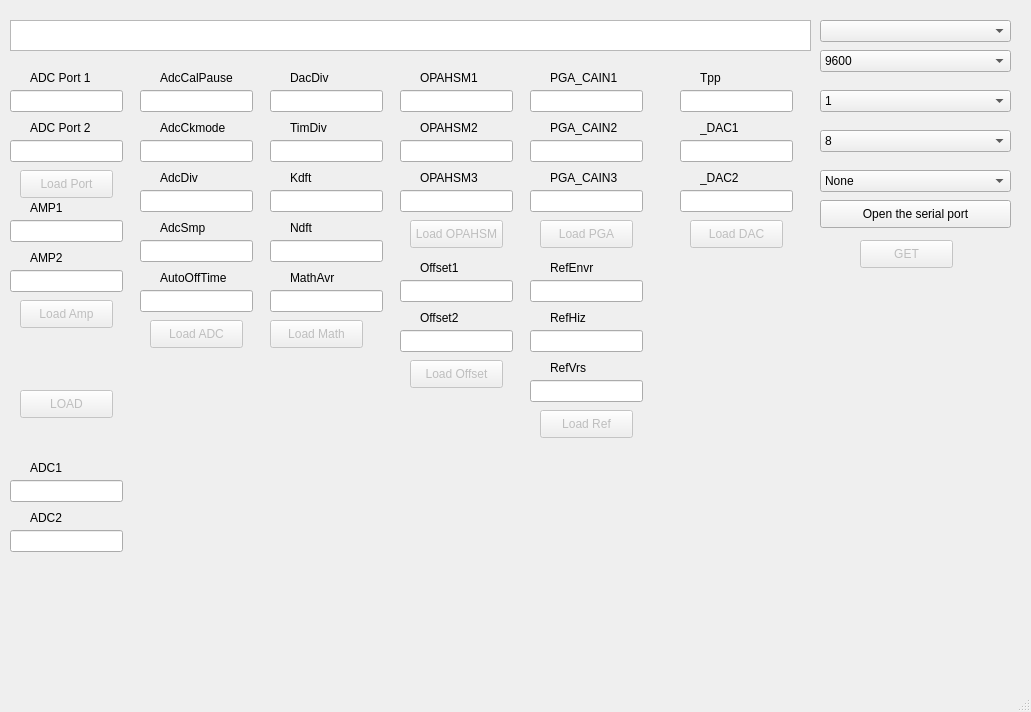
<?xml version="1.0" encoding="UTF-8"?>
<ui version="4.0">
 <class>MainWindow</class>
 <widget class="QMainWindow" name="MainWindow">
  <property name="geometry">
   <rect>
    <x>0</x>
    <y>0</y>
    <width>1031</width>
    <height>712</height>
   </rect>
  </property>
  <property name="windowTitle">
   <string>MainWindow</string>
  </property>
  <widget class="QWidget" name="centralwidget">
   <widget class="QComboBox" name="choosePorts">
    <property name="geometry">
     <rect>
      <x>820</x>
      <y>20</y>
      <width>191</width>
      <height>22</height>
     </rect>
    </property>
   </widget>
   <widget class="QComboBox" name="baud_value">
    <property name="geometry">
     <rect>
      <x>820</x>
      <y>50</y>
      <width>191</width>
      <height>22</height>
     </rect>
    </property>
    <item>
     <property name="text">
      <string>9600</string>
     </property>
    </item>
    <item>
     <property name="text">
      <string>115200</string>
     </property>
    </item>
    <item>
     <property name="text">
      <string>209700</string>
     </property>
    </item>
   </widget>
   <widget class="QPushButton" name="connect_button">
    <property name="geometry">
     <rect>
      <x>820</x>
      <y>200</y>
      <width>191</width>
      <height>28</height>
     </rect>
    </property>
    <property name="text">
     <string>Open the serial port</string>
    </property>
   </widget>
   <widget class="QTextBrowser" name="browser_dataReceive">
    <property name="geometry">
     <rect>
      <x>10</x>
      <y>20</y>
      <width>801</width>
      <height>31</height>
     </rect>
    </property>
   </widget>
   <widget class="QComboBox" name="box_stopBit">
    <property name="geometry">
     <rect>
      <x>820</x>
      <y>90</y>
      <width>191</width>
      <height>22</height>
     </rect>
    </property>
    <item>
     <property name="text">
      <string>1</string>
     </property>
    </item>
    <item>
     <property name="text">
      <string>1.5</string>
     </property>
    </item>
    <item>
     <property name="text">
      <string>2</string>
     </property>
    </item>
   </widget>
   <widget class="QComboBox" name="box_dataBits">
    <property name="geometry">
     <rect>
      <x>820</x>
      <y>130</y>
      <width>191</width>
      <height>22</height>
     </rect>
    </property>
    <item>
     <property name="text">
      <string>8</string>
     </property>
    </item>
    <item>
     <property name="text">
      <string>7</string>
     </property>
    </item>
    <item>
     <property name="text">
      <string>6</string>
     </property>
    </item>
    <item>
     <property name="text">
      <string>5</string>
     </property>
    </item>
   </widget>
   <widget class="QComboBox" name="box_parityBit">
    <property name="geometry">
     <rect>
      <x>820</x>
      <y>170</y>
      <width>191</width>
      <height>22</height>
     </rect>
    </property>
    <item>
     <property name="text">
      <string>None</string>
     </property>
    </item>
    <item>
     <property name="text">
      <string>Even</string>
     </property>
    </item>
    <item>
     <property name="text">
      <string>Odd</string>
     </property>
    </item>
   </widget>
   <widget class="QLineEdit" name="le_ADC_PORT_1">
    <property name="geometry">
     <rect>
      <x>10</x>
      <y>90</y>
      <width>113</width>
      <height>22</height>
     </rect>
    </property>
   </widget>
   <widget class="QLineEdit" name="le_ADC_PORT_2">
    <property name="geometry">
     <rect>
      <x>10</x>
      <y>140</y>
      <width>113</width>
      <height>22</height>
     </rect>
    </property>
   </widget>
   <widget class="QLineEdit" name="le_AMP1">
    <property name="geometry">
     <rect>
      <x>10</x>
      <y>220</y>
      <width>113</width>
      <height>22</height>
     </rect>
    </property>
   </widget>
   <widget class="QLineEdit" name="le_AMP2">
    <property name="geometry">
     <rect>
      <x>10</x>
      <y>270</y>
      <width>113</width>
      <height>22</height>
     </rect>
    </property>
   </widget>
   <widget class="QLineEdit" name="le_adccalpause">
    <property name="geometry">
     <rect>
      <x>140</x>
      <y>90</y>
      <width>113</width>
      <height>22</height>
     </rect>
    </property>
   </widget>
   <widget class="QLabel" name="ADC_Port_1_lb">
    <property name="geometry">
     <rect>
      <x>30</x>
      <y>70</y>
      <width>71</width>
      <height>16</height>
     </rect>
    </property>
    <property name="text">
     <string>ADC Port 1</string>
    </property>
   </widget>
   <widget class="QLabel" name="ADC_Port_2_lb">
    <property name="geometry">
     <rect>
      <x>30</x>
      <y>120</y>
      <width>71</width>
      <height>16</height>
     </rect>
    </property>
    <property name="text">
     <string>ADC Port 2</string>
    </property>
   </widget>
   <widget class="QLabel" name="AMP1_l">
    <property name="geometry">
     <rect>
      <x>30</x>
      <y>200</y>
      <width>71</width>
      <height>16</height>
     </rect>
    </property>
    <property name="text">
     <string>AMP1</string>
    </property>
   </widget>
   <widget class="QLabel" name="AMP2_l">
    <property name="geometry">
     <rect>
      <x>30</x>
      <y>250</y>
      <width>71</width>
      <height>16</height>
     </rect>
    </property>
    <property name="text">
     <string>AMP2</string>
    </property>
   </widget>
   <widget class="QLabel" name="ADCCALPAUSE_l">
    <property name="geometry">
     <rect>
      <x>160</x>
      <y>70</y>
      <width>81</width>
      <height>16</height>
     </rect>
    </property>
    <property name="text">
     <string>AdcCalPause</string>
    </property>
   </widget>
   <widget class="QLabel" name="AutoOffTime">
    <property name="geometry">
     <rect>
      <x>160</x>
      <y>270</y>
      <width>71</width>
      <height>16</height>
     </rect>
    </property>
    <property name="text">
     <string>AutoOffTime</string>
    </property>
   </widget>
   <widget class="QLabel" name="AdcDiv">
    <property name="geometry">
     <rect>
      <x>160</x>
      <y>170</y>
      <width>71</width>
      <height>16</height>
     </rect>
    </property>
    <property name="text">
     <string>AdcDiv</string>
    </property>
   </widget>
   <widget class="QLabel" name="AdcSmp">
    <property name="geometry">
     <rect>
      <x>160</x>
      <y>220</y>
      <width>71</width>
      <height>16</height>
     </rect>
    </property>
    <property name="text">
     <string>AdcSmp</string>
    </property>
   </widget>
   <widget class="QLineEdit" name="lo_adcckmode">
    <property name="geometry">
     <rect>
      <x>140</x>
      <y>140</y>
      <width>113</width>
      <height>22</height>
     </rect>
    </property>
   </widget>
   <widget class="QLineEdit" name="leAutoOffTime">
    <property name="geometry">
     <rect>
      <x>140</x>
      <y>290</y>
      <width>113</width>
      <height>22</height>
     </rect>
    </property>
   </widget>
   <widget class="QLabel" name="DacDiv">
    <property name="geometry">
     <rect>
      <x>290</x>
      <y>70</y>
      <width>81</width>
      <height>16</height>
     </rect>
    </property>
    <property name="text">
     <string>DacDiv</string>
    </property>
   </widget>
   <widget class="QLineEdit" name="le_DacDiv">
    <property name="geometry">
     <rect>
      <x>270</x>
      <y>90</y>
      <width>113</width>
      <height>22</height>
     </rect>
    </property>
   </widget>
   <widget class="QLineEdit" name="le_ADCDiv">
    <property name="geometry">
     <rect>
      <x>140</x>
      <y>190</y>
      <width>113</width>
      <height>22</height>
     </rect>
    </property>
   </widget>
   <widget class="QLabel" name="AdcCkmode_l">
    <property name="geometry">
     <rect>
      <x>160</x>
      <y>120</y>
      <width>71</width>
      <height>16</height>
     </rect>
    </property>
    <property name="text">
     <string>AdcCkmode</string>
    </property>
   </widget>
   <widget class="QLineEdit" name="le_AdcSmp">
    <property name="geometry">
     <rect>
      <x>140</x>
      <y>240</y>
      <width>113</width>
      <height>22</height>
     </rect>
    </property>
   </widget>
   <widget class="QLabel" name="MathAvr">
    <property name="geometry">
     <rect>
      <x>290</x>
      <y>270</y>
      <width>71</width>
      <height>16</height>
     </rect>
    </property>
    <property name="text">
     <string>MathAvr</string>
    </property>
   </widget>
   <widget class="QLabel" name="Kdft">
    <property name="geometry">
     <rect>
      <x>290</x>
      <y>170</y>
      <width>71</width>
      <height>16</height>
     </rect>
    </property>
    <property name="text">
     <string>Kdft</string>
    </property>
   </widget>
   <widget class="QLabel" name="Ndft">
    <property name="geometry">
     <rect>
      <x>290</x>
      <y>220</y>
      <width>71</width>
      <height>16</height>
     </rect>
    </property>
    <property name="text">
     <string>Ndft</string>
    </property>
   </widget>
   <widget class="QLineEdit" name="le_TimDiv">
    <property name="geometry">
     <rect>
      <x>270</x>
      <y>140</y>
      <width>113</width>
      <height>22</height>
     </rect>
    </property>
   </widget>
   <widget class="QLineEdit" name="le_MathAvr">
    <property name="geometry">
     <rect>
      <x>270</x>
      <y>290</y>
      <width>113</width>
      <height>22</height>
     </rect>
    </property>
   </widget>
   <widget class="QLabel" name="OPAHSM1">
    <property name="geometry">
     <rect>
      <x>420</x>
      <y>70</y>
      <width>81</width>
      <height>16</height>
     </rect>
    </property>
    <property name="text">
     <string>OPAHSM1</string>
    </property>
   </widget>
   <widget class="QLineEdit" name="le_OPAHSM1">
    <property name="geometry">
     <rect>
      <x>400</x>
      <y>90</y>
      <width>113</width>
      <height>22</height>
     </rect>
    </property>
   </widget>
   <widget class="QLineEdit" name="le_Kdft">
    <property name="geometry">
     <rect>
      <x>270</x>
      <y>190</y>
      <width>113</width>
      <height>22</height>
     </rect>
    </property>
   </widget>
   <widget class="QLabel" name="TimDiv">
    <property name="geometry">
     <rect>
      <x>290</x>
      <y>120</y>
      <width>71</width>
      <height>16</height>
     </rect>
    </property>
    <property name="text">
     <string>TimDiv</string>
    </property>
   </widget>
   <widget class="QLineEdit" name="le_Ndft">
    <property name="geometry">
     <rect>
      <x>270</x>
      <y>240</y>
      <width>113</width>
      <height>22</height>
     </rect>
    </property>
   </widget>
   <widget class="QLabel" name="Offse2">
    <property name="geometry">
     <rect>
      <x>420</x>
      <y>310</y>
      <width>71</width>
      <height>16</height>
     </rect>
    </property>
    <property name="text">
     <string>Offset2</string>
    </property>
   </widget>
   <widget class="QLabel" name="OPAHCM3">
    <property name="geometry">
     <rect>
      <x>420</x>
      <y>170</y>
      <width>71</width>
      <height>16</height>
     </rect>
    </property>
    <property name="text">
     <string>OPAHSM3</string>
    </property>
   </widget>
   <widget class="QLabel" name="Offset1">
    <property name="geometry">
     <rect>
      <x>420</x>
      <y>260</y>
      <width>71</width>
      <height>16</height>
     </rect>
    </property>
    <property name="text">
     <string>Offset1</string>
    </property>
   </widget>
   <widget class="QLineEdit" name="le_OPAHSM2">
    <property name="geometry">
     <rect>
      <x>400</x>
      <y>140</y>
      <width>113</width>
      <height>22</height>
     </rect>
    </property>
   </widget>
   <widget class="QLineEdit" name="le_offset2">
    <property name="geometry">
     <rect>
      <x>400</x>
      <y>330</y>
      <width>113</width>
      <height>22</height>
     </rect>
    </property>
   </widget>
   <widget class="QLabel" name="PGA_CAIN1">
    <property name="geometry">
     <rect>
      <x>550</x>
      <y>70</y>
      <width>81</width>
      <height>16</height>
     </rect>
    </property>
    <property name="text">
     <string>PGA_CAIN1</string>
    </property>
   </widget>
   <widget class="QLineEdit" name="le_PGA_CAIN1">
    <property name="geometry">
     <rect>
      <x>530</x>
      <y>90</y>
      <width>113</width>
      <height>22</height>
     </rect>
    </property>
   </widget>
   <widget class="QLineEdit" name="le_OPAHSM3">
    <property name="geometry">
     <rect>
      <x>400</x>
      <y>190</y>
      <width>113</width>
      <height>22</height>
     </rect>
    </property>
   </widget>
   <widget class="QLabel" name="OPAHSM2">
    <property name="geometry">
     <rect>
      <x>420</x>
      <y>120</y>
      <width>71</width>
      <height>16</height>
     </rect>
    </property>
    <property name="text">
     <string>OPAHSM2</string>
    </property>
   </widget>
   <widget class="QLineEdit" name="le_Offset1">
    <property name="geometry">
     <rect>
      <x>400</x>
      <y>280</y>
      <width>113</width>
      <height>22</height>
     </rect>
    </property>
   </widget>
   <widget class="QLabel" name="RefHiz">
    <property name="geometry">
     <rect>
      <x>550</x>
      <y>310</y>
      <width>71</width>
      <height>16</height>
     </rect>
    </property>
    <property name="text">
     <string>RefHiz</string>
    </property>
   </widget>
   <widget class="QLabel" name="PGA_CAIN3">
    <property name="geometry">
     <rect>
      <x>550</x>
      <y>170</y>
      <width>71</width>
      <height>16</height>
     </rect>
    </property>
    <property name="text">
     <string>PGA_CAIN3</string>
    </property>
   </widget>
   <widget class="QLabel" name="RefEnvr">
    <property name="geometry">
     <rect>
      <x>550</x>
      <y>260</y>
      <width>71</width>
      <height>16</height>
     </rect>
    </property>
    <property name="text">
     <string>RefEnvr</string>
    </property>
   </widget>
   <widget class="QLineEdit" name="le_PGA_CAIN2">
    <property name="geometry">
     <rect>
      <x>530</x>
      <y>140</y>
      <width>113</width>
      <height>22</height>
     </rect>
    </property>
   </widget>
   <widget class="QLineEdit" name="le_RefHiz">
    <property name="geometry">
     <rect>
      <x>530</x>
      <y>330</y>
      <width>113</width>
      <height>22</height>
     </rect>
    </property>
   </widget>
   <widget class="QLabel" name="RefVrs">
    <property name="geometry">
     <rect>
      <x>550</x>
      <y>360</y>
      <width>81</width>
      <height>16</height>
     </rect>
    </property>
    <property name="text">
     <string>RefVrs</string>
    </property>
   </widget>
   <widget class="QLineEdit" name="le_RefVrs">
    <property name="geometry">
     <rect>
      <x>530</x>
      <y>380</y>
      <width>113</width>
      <height>22</height>
     </rect>
    </property>
   </widget>
   <widget class="QLineEdit" name="le_PGA_CAIN3">
    <property name="geometry">
     <rect>
      <x>530</x>
      <y>190</y>
      <width>113</width>
      <height>22</height>
     </rect>
    </property>
   </widget>
   <widget class="QLabel" name="ADC_Port_1_lb_5">
    <property name="geometry">
     <rect>
      <x>550</x>
      <y>120</y>
      <width>71</width>
      <height>16</height>
     </rect>
    </property>
    <property name="text">
     <string>PGA_CAIN2</string>
    </property>
   </widget>
   <widget class="QLineEdit" name="le_RefEnvr">
    <property name="geometry">
     <rect>
      <x>530</x>
      <y>280</y>
      <width>113</width>
      <height>22</height>
     </rect>
    </property>
   </widget>
   <widget class="QLabel" name="ADC_Port_2_lb_6">
    <property name="geometry">
     <rect>
      <x>700</x>
      <y>120</y>
      <width>71</width>
      <height>16</height>
     </rect>
    </property>
    <property name="text">
     <string>_DAC1</string>
    </property>
   </widget>
   <widget class="QLabel" name="_DAC2">
    <property name="geometry">
     <rect>
      <x>700</x>
      <y>170</y>
      <width>71</width>
      <height>16</height>
     </rect>
    </property>
    <property name="text">
     <string>_DAC2</string>
    </property>
   </widget>
   <widget class="QLineEdit" name="le_Tpp">
    <property name="geometry">
     <rect>
      <x>680</x>
      <y>90</y>
      <width>113</width>
      <height>22</height>
     </rect>
    </property>
   </widget>
   <widget class="QLineEdit" name="le_DAC1">
    <property name="geometry">
     <rect>
      <x>680</x>
      <y>140</y>
      <width>113</width>
      <height>22</height>
     </rect>
    </property>
   </widget>
   <widget class="QLabel" name="Tpp">
    <property name="geometry">
     <rect>
      <x>700</x>
      <y>70</y>
      <width>71</width>
      <height>16</height>
     </rect>
    </property>
    <property name="text">
     <string>Tpp</string>
    </property>
   </widget>
   <widget class="QLineEdit" name="le_DAC2">
    <property name="geometry">
     <rect>
      <x>680</x>
      <y>190</y>
      <width>113</width>
      <height>22</height>
     </rect>
    </property>
   </widget>
   <widget class="QPushButton" name="pb_get">
    <property name="enabled">
     <bool>false</bool>
    </property>
    <property name="geometry">
     <rect>
      <x>860</x>
      <y>240</y>
      <width>93</width>
      <height>28</height>
     </rect>
    </property>
    <property name="text">
     <string>GET</string>
    </property>
   </widget>
   <widget class="QPushButton" name="pb_load">
    <property name="enabled">
     <bool>false</bool>
    </property>
    <property name="geometry">
     <rect>
      <x>20</x>
      <y>390</y>
      <width>93</width>
      <height>28</height>
     </rect>
    </property>
    <property name="text">
     <string>LOAD</string>
    </property>
   </widget>
   <widget class="QLineEdit" name="le_ADC1">
    <property name="geometry">
     <rect>
      <x>10</x>
      <y>480</y>
      <width>113</width>
      <height>22</height>
     </rect>
    </property>
   </widget>
   <widget class="QLabel" name="_DAC2_2">
    <property name="geometry">
     <rect>
      <x>30</x>
      <y>510</y>
      <width>71</width>
      <height>16</height>
     </rect>
    </property>
    <property name="text">
     <string>ADC2</string>
    </property>
   </widget>
   <widget class="QLineEdit" name="le_ADC2">
    <property name="geometry">
     <rect>
      <x>10</x>
      <y>530</y>
      <width>113</width>
      <height>22</height>
     </rect>
    </property>
   </widget>
   <widget class="QLabel" name="ADC_Port_2_lb_7">
    <property name="geometry">
     <rect>
      <x>30</x>
      <y>460</y>
      <width>71</width>
      <height>16</height>
     </rect>
    </property>
    <property name="text">
     <string>ADC1</string>
    </property>
   </widget>
   <widget class="QPushButton" name="pb_loadPort">
    <property name="enabled">
     <bool>false</bool>
    </property>
    <property name="geometry">
     <rect>
      <x>20</x>
      <y>170</y>
      <width>93</width>
      <height>28</height>
     </rect>
    </property>
    <property name="text">
     <string>Load Port</string>
    </property>
   </widget>
   <widget class="QPushButton" name="pb_loadAmp">
    <property name="enabled">
     <bool>false</bool>
    </property>
    <property name="geometry">
     <rect>
      <x>20</x>
      <y>300</y>
      <width>93</width>
      <height>28</height>
     </rect>
    </property>
    <property name="text">
     <string>Load Amp</string>
    </property>
   </widget>
   <widget class="QPushButton" name="pb_loadAdc">
    <property name="enabled">
     <bool>false</bool>
    </property>
    <property name="geometry">
     <rect>
      <x>150</x>
      <y>320</y>
      <width>93</width>
      <height>28</height>
     </rect>
    </property>
    <property name="text">
     <string>Load ADC</string>
    </property>
   </widget>
   <widget class="QPushButton" name="pb_loadMath">
    <property name="enabled">
     <bool>false</bool>
    </property>
    <property name="geometry">
     <rect>
      <x>270</x>
      <y>320</y>
      <width>93</width>
      <height>28</height>
     </rect>
    </property>
    <property name="text">
     <string>Load Math</string>
    </property>
   </widget>
   <widget class="QPushButton" name="pb_loadOPAHSM">
    <property name="enabled">
     <bool>false</bool>
    </property>
    <property name="geometry">
     <rect>
      <x>410</x>
      <y>220</y>
      <width>93</width>
      <height>28</height>
     </rect>
    </property>
    <property name="text">
     <string>Load OPAHSM</string>
    </property>
   </widget>
   <widget class="QPushButton" name="pb_loadOffset">
    <property name="enabled">
     <bool>false</bool>
    </property>
    <property name="geometry">
     <rect>
      <x>410</x>
      <y>360</y>
      <width>93</width>
      <height>28</height>
     </rect>
    </property>
    <property name="text">
     <string>Load Offset</string>
    </property>
   </widget>
   <widget class="QPushButton" name="pb_loadPGA">
    <property name="enabled">
     <bool>false</bool>
    </property>
    <property name="geometry">
     <rect>
      <x>540</x>
      <y>220</y>
      <width>93</width>
      <height>28</height>
     </rect>
    </property>
    <property name="text">
     <string>Load PGA</string>
    </property>
   </widget>
   <widget class="QPushButton" name="pb_loadRef">
    <property name="enabled">
     <bool>false</bool>
    </property>
    <property name="geometry">
     <rect>
      <x>540</x>
      <y>410</y>
      <width>93</width>
      <height>28</height>
     </rect>
    </property>
    <property name="text">
     <string>Load Ref</string>
    </property>
   </widget>
   <widget class="QPushButton" name="pb_loadDac">
    <property name="enabled">
     <bool>false</bool>
    </property>
    <property name="geometry">
     <rect>
      <x>690</x>
      <y>220</y>
      <width>93</width>
      <height>28</height>
     </rect>
    </property>
    <property name="text">
     <string>Load DAC</string>
    </property>
   </widget>
  </widget>
  <widget class="QMenuBar" name="menubar">
   <property name="geometry">
    <rect>
     <x>0</x>
     <y>0</y>
     <width>1031</width>
     <height>26</height>
    </rect>
   </property>
  </widget>
  <widget class="QStatusBar" name="statusbar"/>
 </widget>
 <resources/>
 <connections/>
</ui>
